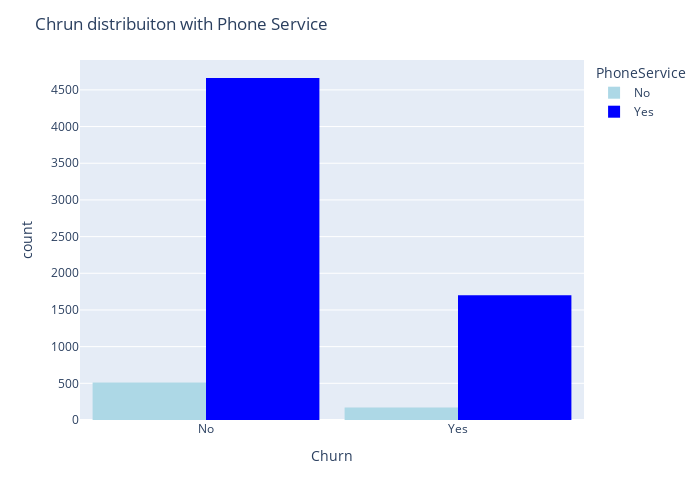

Source (notebook cell):
### Code cell
#examination the PhoneService in which the customers were enrolled for churn yes and churn no
color = {"Yes": 'blue', "No": 'lightblue'}
fig = px.histogram(df, x="Churn", 
                       color="PhoneService", 
                       barmode="group", 
                       color_discrete_map=color)
fig.update_layout(width=700, height=500, bargap=0.1)
fig.update_layout(title='Chrun distribuiton with Phone Service')
fig.show()

### Figure 1 — Plotly figure (JSON) as saved in the notebook; plotly's stock layout.template omitted (floating-point values rounded to 4 significant figures; data arrays with more than 128 entries replaced by an {"elided": "..."} marker saying what was removed)
{"data": [{"alignmentgroup": "True", "bingroup": "x", "hovertemplate": "PhoneService=No<br>Churn=%{x}<br>count=%{y}<extra></extra>", "legendgroup": "No", "marker": {"color": "lightblue", "pattern": {"shape": ""}}, "name": "No", "offsetgroup": "No", "orientation": "v", "showlegend": true, "type": "histogram", "x": {"elided": "682 str values"}, "xaxis": "x", "yaxis": "y"}, {"alignmentgroup": "True", "bingroup": "x", "hovertemplate": "PhoneService=Yes<br>Churn=%{x}<br>count=%{y}<extra></extra>", "legendgroup": "Yes", "marker": {"color": "blue", "pattern": {"shape": ""}}, "name": "Yes", "offsetgroup": "Yes", "orientation": "v", "showlegend": true, "type": "histogram", "x": {"elided": "6361 str values"}, "xaxis": "x", "yaxis": "y"}], "layout": {"bargap": 0.1, "barmode": "group", "height": 500, "legend": {"title": {"text": "PhoneService"}, "tracegroupgap": 0}, "margin": {"t": 60}, "title": {"text": "Chrun distribuiton with Phone Service"}, "width": 700, "xaxis": {"anchor": "y", "domain": [0, 1], "title": {"text": "Churn"}}, "yaxis": {"anchor": "x", "domain": [0, 1], "title": {"text": "count"}}}}
